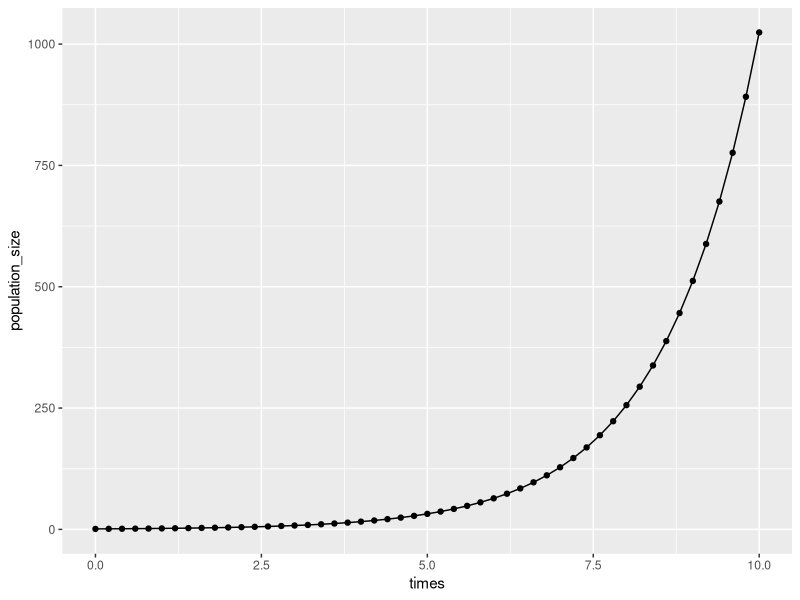
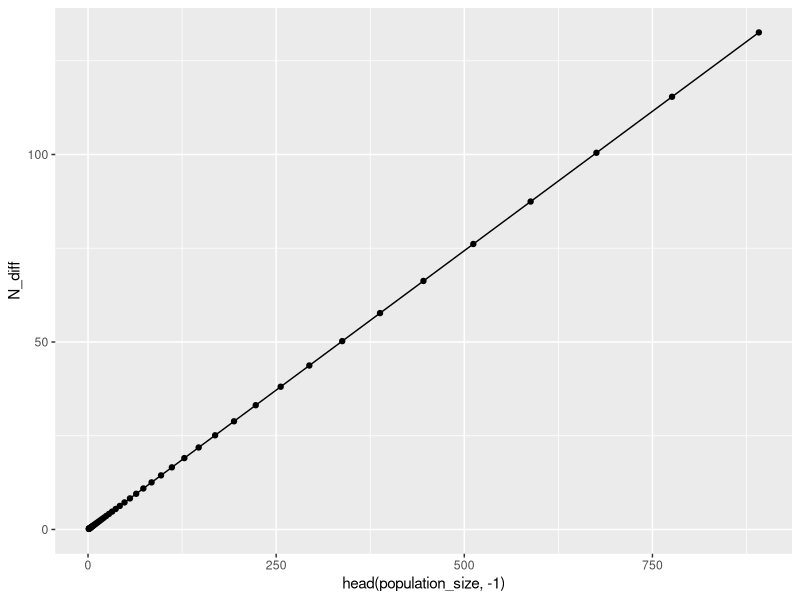
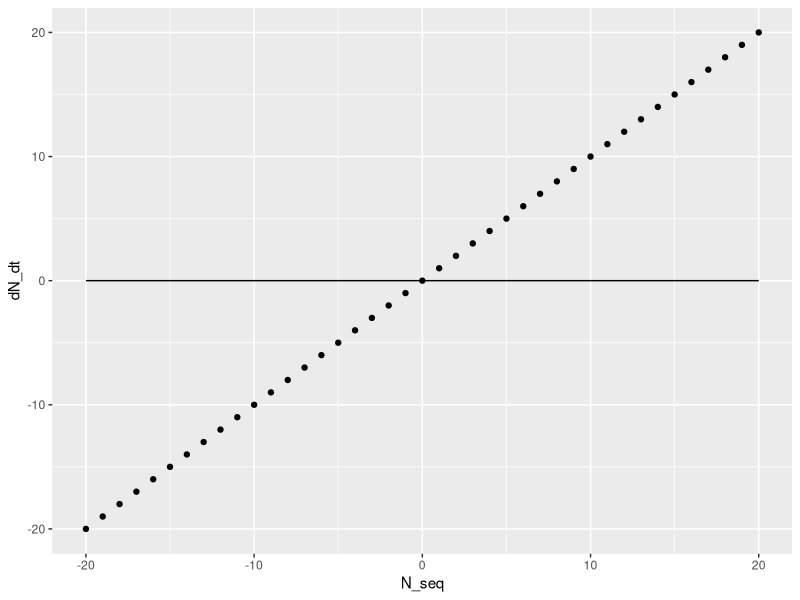
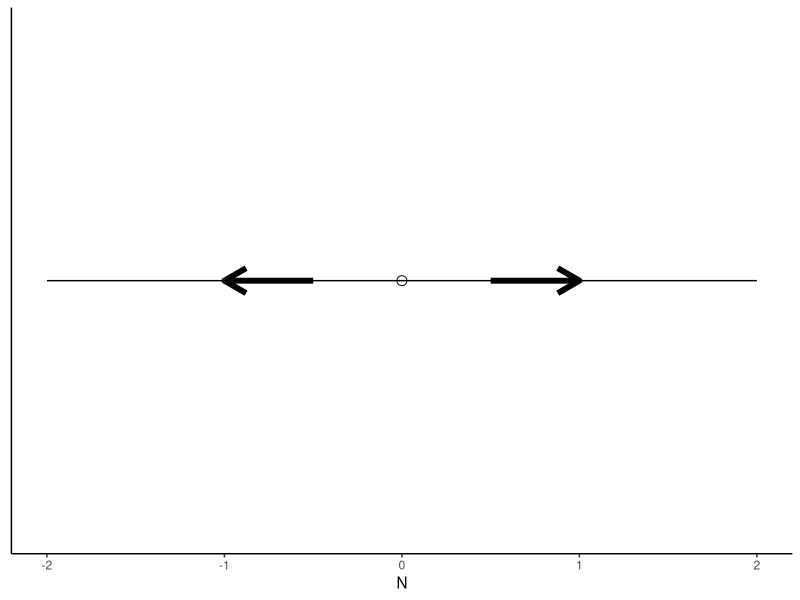
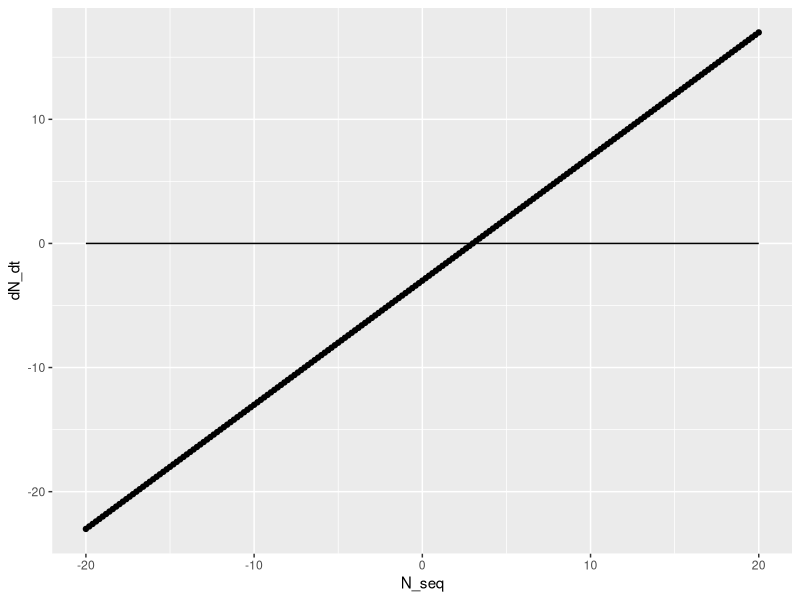
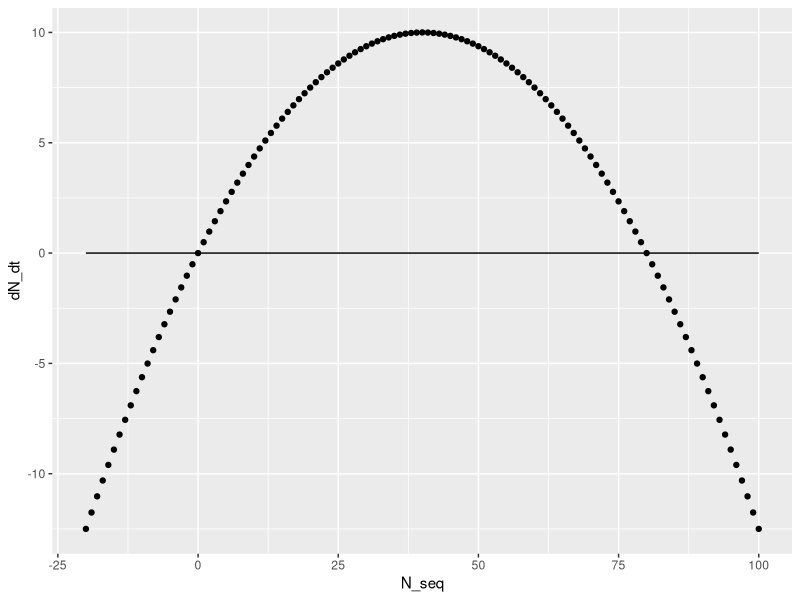
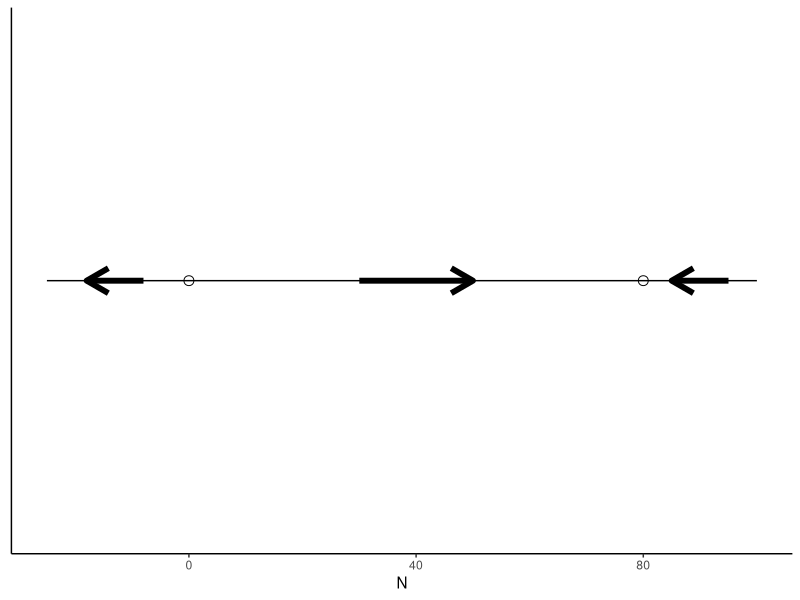
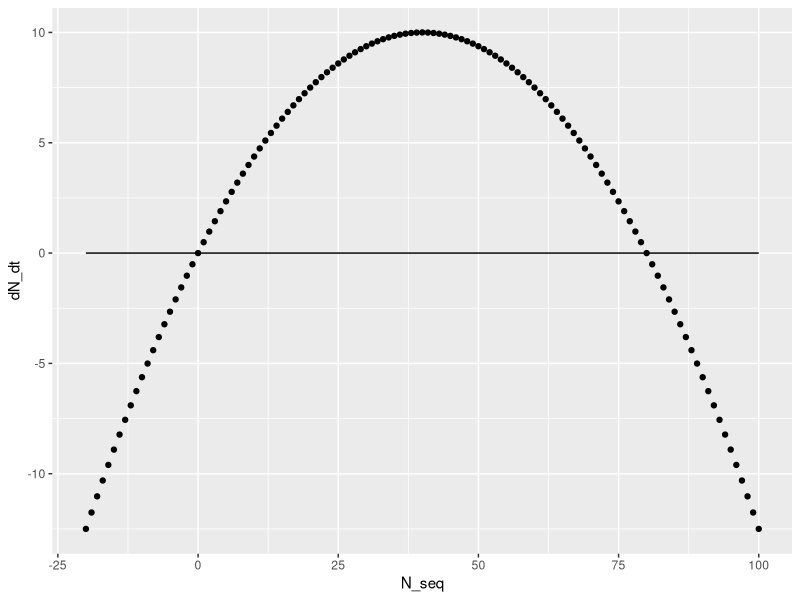

Reproduce these figures in R, in order.
## ---- chunk 1
eq_dn_dt <- "$\\frac{dN}{dt}$"
## ---- chunk 2
library(ggplot2) # ggplot2 includes the qplot function
# qplot produces plots that are similar to ggplot, but you don't need a dataframe to use it.
# We could use ggplot instead by first making a dataframe out of our data:
# data <- data.frame(times, population_size)

times <- seq(0, 10, by = 0.2) # make a sequence of time points
population_size <- 2 ^ times # make a sequence for the population size: it doubles at every time point
qplot(times, population_size) +
  geom_line()
## ---- chunk 3
# last N-1 points minus first N-1 points
N_diff <- tail(population_size, -1) - head(population_size, -1) 

qplot(head(population_size, -1), N_diff) +
  geom_line()
## ---- chunk 4
N_seq <-
seq(-20, 20) # make a sequence of N values to plot dN/dt against
dN_dt <- N_seq  # assume r = 1

qplot(N_seq, dN_dt) +
  geom_line(aes(x = N_seq, y = 0)) # a line at zero for visual aid
## ---- chunk 5
line <- seq(-2,2)

N <- c(0)
y <- c(0)
ggplot() +
  geom_point(aes(N, y ), pch = 1, size = 3) +
  geom_line(aes(x = line, y = 0)) +
  geom_segment(mapping = aes(x=0.5,y=0, xend = 1, yend = 0), arrow=arrow(), size=2) +
  geom_segment(mapping = aes(x=-0.5,y=0, xend = -1, yend = 0), arrow=arrow(), size=2) +
  theme_classic() +
  theme(axis.title.y=element_blank(),
        axis.text.y=element_blank(),
        axis.ticks.y=element_blank()) 
## ---- chunk 6
a <- 3 # choose some value for a

N_seq <- seq(-20, 20, by = 0.2)
dN_dt <- N_seq - a

qplot(N_seq, dN_dt) +
  geom_line(aes(x = N_seq, y = 0)) # a line at zero for visual aid
## ---- chunk 7
N_seq <-
  seq(-20, 100) # make a sequence of N values to plot dN/dt against
  
logistic_eqn <-  function(N, r, K) {
  # calculate dN/dt for the logistic equation
  return(r * N * (1 - N / K))
  }
  
dN_dt <- logistic_eqn(N_seq, r = 0.5, K = 80)  # notice the vectorized implementation
  
qplot(N_seq, dN_dt) +
  geom_line(aes(x = N_seq, y = 0)) # a line at zero for visual aid
## ---- chunk 8
line <- seq(-25,100)

N <- c(0,80)
y <- c(0,0)
ggplot() +
  geom_point(aes(N, y ), pch = 1, size = 3) +
  geom_line(aes(x = line, y = 0)) +
  geom_segment(mapping = aes(x=30,y=0, xend = 50, yend = 0), arrow=arrow(), size=2) +
  geom_segment(mapping = aes(x=-8,y=0, xend = -18, yend = 0), arrow=arrow(), size=2) +
  geom_segment(mapping = aes(x=95,y=0, xend = 85, yend = 0), arrow=arrow(), size=2) +
  theme_classic() +
  theme(axis.title.y=element_blank(),
        axis.text.y=element_blank(),
        axis.ticks.y=element_blank()) 
## ---- chunk 9
r <- 1
N <- 0.1

print(r*N)
## ---- chunk 10
N_seq <-
  seq(-20, 100) # make a sequence of N values to plot dN/dt against
  
dN_dt <- logistic_eqn(N_seq, r = 0.5, K = 80)  # use the logistic equation function we defined before
  
qplot(N_seq, dN_dt) +
  geom_line(aes(x = N_seq, y = 0)) # a line at zero for visual aid
## ---- chunk 11
library(deSolve)
## ---- chunk 12
# Example: deSolve with logistic eqn

# now we need to define our function a bit differently to be in the format that `ode` uses
logistic_fn <- function(t, state, parameters) {
  # Calculates dN/dt for the logistic equation
  
  # t: time point at which to evaluate derivative (doesn't actually change anything in this example)
  # state: vector of variables (here it's just N)
  # parameters: vector of model parameters c(r, K)
  
  N <- state 
  
  r <- parameters[1] # the first element of the parameters vector is r
  K <- parameters[2] # the second element of the parameters vector is K

  #rate of change
  dN <- r * N * (1 - N / K)
    
  #return rate of change
  return(list(c(dN)))
}

parameters <- c(r = 0.5, K = 50)
state <- c(N = 10)
times <- seq(0, 50, by = 0.01) # the timestep dt is chosen by setting the increment with 'by'

#?ode # look at the documentation to learn about the parameters
result <- ode(y = state, times = times, func = logistic_fn, parms = parameters)
## ---- chunk 13
head(result, 5) # result has a list of times and values of N at those times
class(result) # result is a 'matrix': an array of numbers
## ---- chunk 14
result <- data.frame(result) # convert it to a dataframe so we can use ggplot

ggplot(result) +
  geom_point(aes(x = time, y = N))
## ---- chunk 15
# For each number in v, print the number.
v <- c(2, 4, 6)
for (num in v) {
    print(num)
}
## ---- chunk 16
# Numerically solve the logistic equation using Euler's method

# We have a function `logistic_eqn` that we defined before, so we can use that one.
# We don't need to re-write it here if the previous chunk has been executed, but we can.

logistic_eqn <-  function(N, r, K) {
  # calculate dN/dt for the logistic equation
  
  # r: growth rate (divisions per hour) 
  # K: carrying capacity
  # N: population size
  return(r * N * (1 - N / K))
}

# parameters
K <- 150
r <- 1  

dt <- 0.05 # timestep - the smaller, the better
tmax <- 8 # the total time we want to numerically solve for
points <- tmax/dt # the number of data points in the simulation - add 1 so that we can start at t=0

# vectors to store values of N and t at each timestep:
N_vector <- numeric(points) # population size
t_vector <- seq(0, tmax - dt, by = dt) # time vector

# initial condition
N0 <- 10
N_vector[1] <- N0

N <- N0 # initialize variable N

for (i in 2:points) {
  # start at 2 because the initial state is at position 1
  dN <- logistic_eqn(N = N, r = r, K = K) * dt
  N <- N + dN # the variable N is changing at each step of the loop
  N_vector[i] <- N
}

qplot(t_vector, N_vector,
      ylab = "Population size N",
      xlab = "Time t") 
## ---- chunk 17
# what happens if we make dt too large when simulating? 
# in this example, the starting population N0 is much larger than the carrying capacity.
# This means dN/dt will be a large negative number: N will decrease quickly from such a large size.

r <- 0.5
K <- 50
dt <- 1
N0 <- 400

dN <- logistic_eqn(N0, r, K) * dt # this is the change in N that we wil add to N0 to calculate N1

N1 <- N0 + dN

print(N1) # this is no good: N has shot from +400 to -1000 in a single step! 

dN <- logistic_eqn(N1, r, K) * dt # calculate what the next change in N would be

N2 <- N1 + dN

print(N2) # N is getting more and more negative!
 
